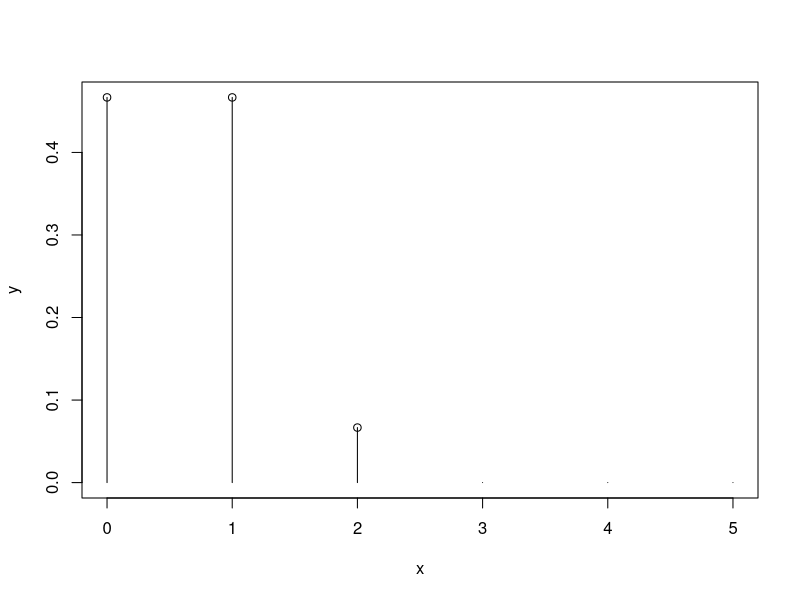
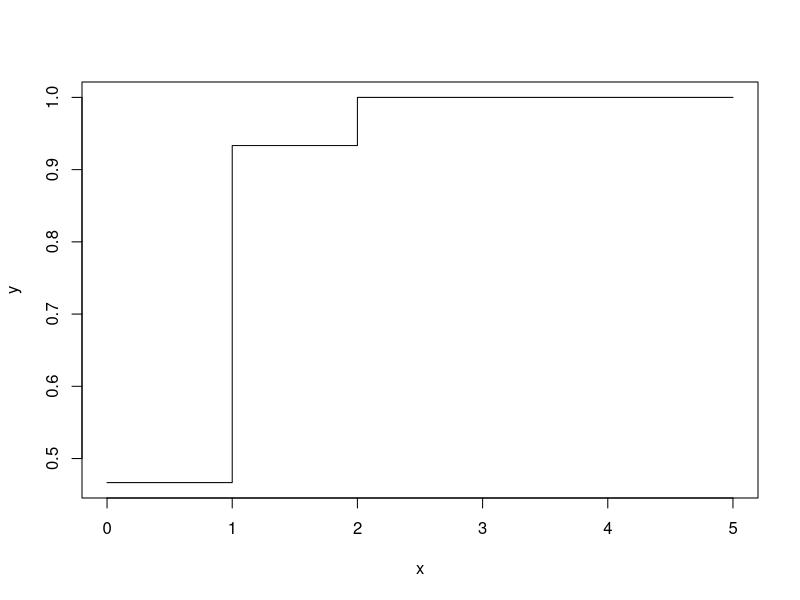

Recreate these plots in R, in order.
x <- 0:5
y <- c(14/30, 14/30, 2/30, 0, 0, 0)
print(x)
print(y)
plot(x,y, type = 'h')
points (0, 14/30)
points (1, 14/30)
points (2, 2/30)

# Função de probabilidade acumulada:

x <- 0:5
y <- c (14/30, 28/30, 30/30, 30/30, 30/30, 30/30)
plot (x, y, type ='s')